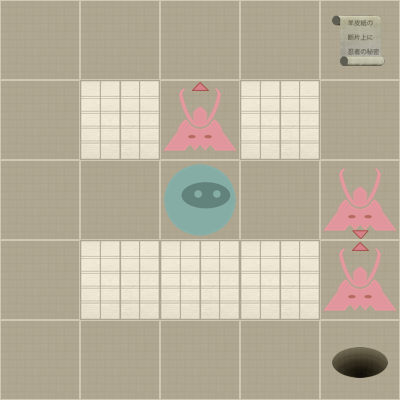

The image is a tile-based game level rendered from a .tmx file. Its description and source (layers, tilesets, objects; grid data summarised) follow:
An orthogonal 5x5 tile map with 80x80 px tiles, 2 tile layers (Level, Actors).

<map version="1.0" orientation="orthogonal" width="5" height="5" tilewidth="80" tileheight="80">
 <properties>
  <property name="moves" value="8" />
 </properties>
 <tileset firstgid="1" name="tiles" tilewidth="80" tileheight="80" spacing="2" margin="2">
  <image source="tiles-ipad.png" width="512" height="512" />
  <tile id="0">
   <properties>
    <property name="actor" value="exit" />
   </properties>
  </tile>
  <tile id="2">
   <properties>
    <property name="actor" value="guard" />
    <property name="direction" value="down" />
   </properties>
  </tile>
  <tile id="3">
   <properties>
    <property name="actor" value="guard" />
    <property name="direction" value="left" />
   </properties>
  </tile>
  <tile id="4">
   <properties>
    <property name="actor" value="guard" />
    <property name="direction" value="right" />
   </properties>
  </tile>
  <tile id="5">
   <properties>
    <property name="actor" value="guard" />
    <property name="direction" value="up" />
   </properties>
  </tile>
  <tile id="7">
   <properties>
    <property name="actor" value="player" />
   </properties>
  </tile>
  <tile id="8">
   <properties>
    <property name="actor" value="scroll" />
   </properties>
  </tile>
  <tile id="9">
   <properties>
    <property name="wall" value="1" />
   </properties>
  </tile>
 </tileset>
 <layer name="Level" width="5" height="5">
  <data>[25 cells, 25 non-empty, 2 distinct tile ids]</data>
 </layer>
 <layer name="Actors" width="5" height="5">
  <data>[25 cells, 6 non-empty, 5 distinct tile ids]</data>
 </layer>
</map>
